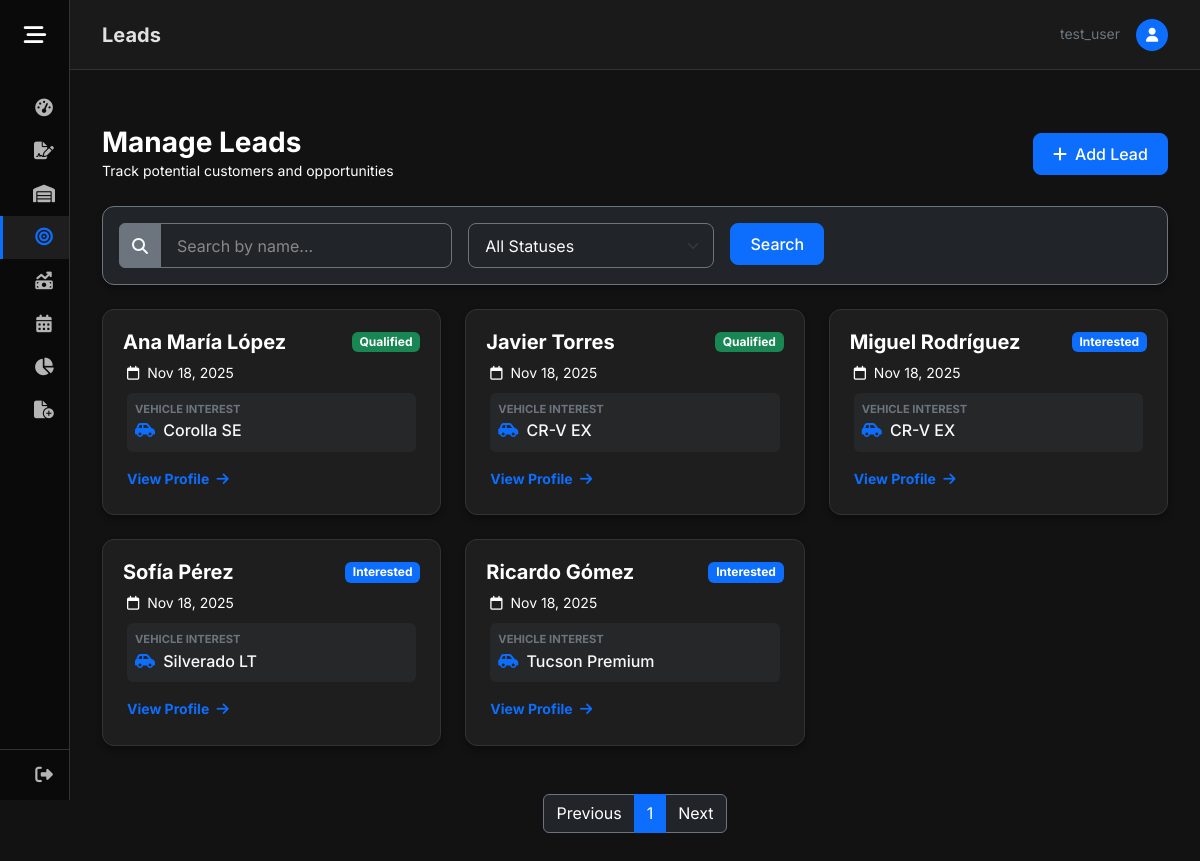
The page /leads (signed in) on the database as committed earlier.
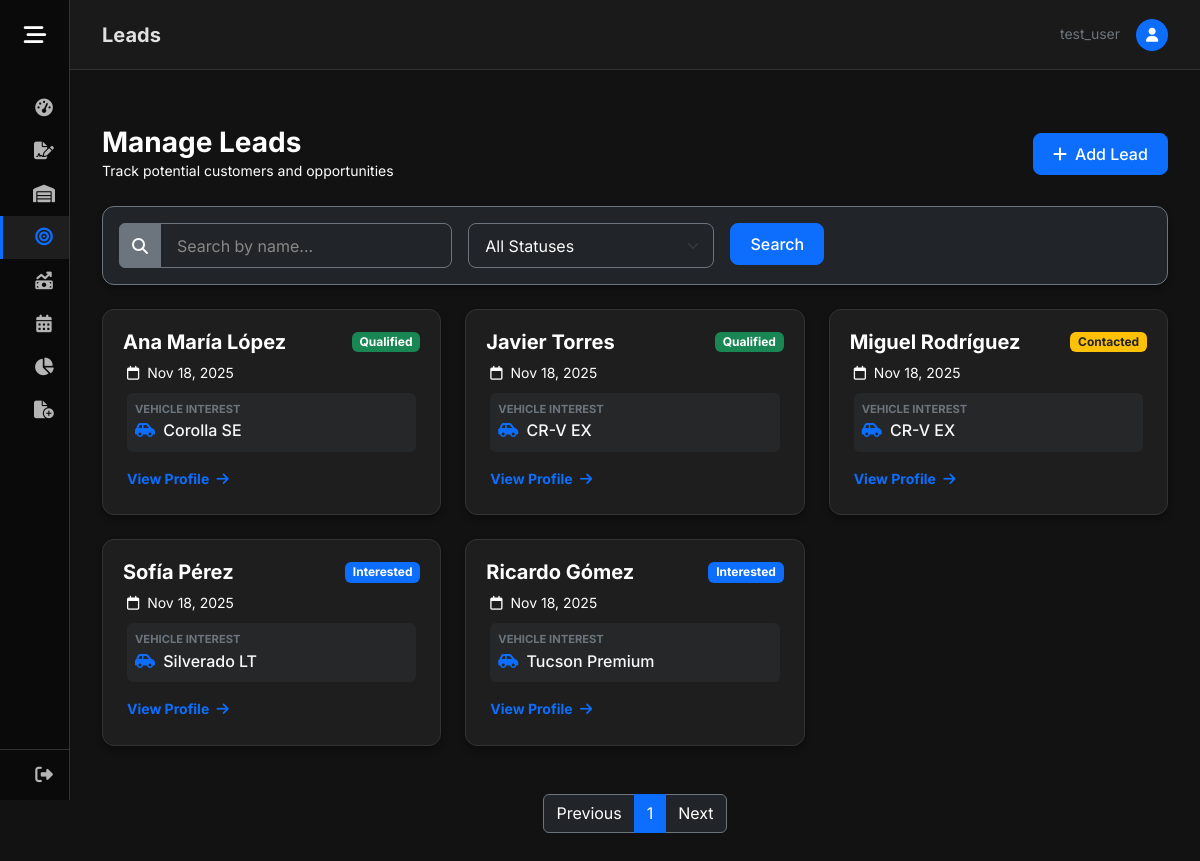
The same page on the database as committed later.
### GDMFX/models.py (models this page shows, shortened)
class Leads(models.Model):
    name = models.CharField(max_length=150)
    interested = models.ForeignKey(Vehicles, on_delete=models.SET_NULL, null=True, blank=True)
    source = models.CharField(max_length=150)
    LEAD_STATUS_CHOICES = [
        ('Interested', 'Interested'),
        ('Contacted', 'Contacted'),
        ('Qualified', 'Qualified'),
    ]
    status = models.CharField(max_length=20, choices=LEAD_STATUS_CHOICES, default='Interested')
    user = models.ForeignKey(User, on_delete=models.SET_NULL, null=True, blank=True)
    contact_date = models.DateTimeField(null=True, blank=True)
    bullet = models.DecimalField(max_digits=12, decimal_places=2, null=True, blank=True)

class Vehicles(models.Model):
    vin = models.CharField(max_length=17, unique=True)
    brand = models.CharField(max_length=50)
    model = models.CharField(max_length=50)
    CONDITION_CHOICES = [
        ('Used', 'Used'),
        ('New', 'New'),
    ]
    condition = models.CharField(max_length=10, choices=CONDITION_CHOICES)
    km = models.IntegerField(default=0)
    color = models.CharField(max_length=50)
    price_adquisition = models.DecimalField(max_digits=12, decimal_places=2, null=True, blank=True)
    selling_price = models.DecimalField(max_digits=12, decimal_places=2, null=True, blank=True)
    integration_date = models.DateField(null=True, blank=True)
    STATUS_CHOICES = [
        ('Available', 'Available'),
        ('Sold', 'Sold'),
    ]
    status = models.CharField(max_length=10, choices=STATUS_CHOICES)
    user = models.ForeignKey(User, on_delete=models.CASCADE)

### GDMFX/views.py (the view)
# urls.py: path('leads', views.leads, name='leads'),
@login_required
def leads(request):
    if request.method == 'POST':
        search = request.POST['search']
        status = request.POST['status']
        leads = Leads.objects.filter(user=request.user, name__contains=search, status=status)
        if status == 'All Statuses':
            leads = Leads.objects.filter(user=request.user, name__contains=search)
        if search == '':
            leads = Leads.objects.filter(user=request.user, status=status)
        if search == '' and status == 'All Statuses':
            leads = Leads.objects.filter(user=request.user)
        paginator = Paginator(leads, ITEMS_PER_PAGE)
        page_number = request.GET.get('page')
        page_obj = paginator.get_page(page_number)
        return render(request, 'leads.html', {'leads': page_obj})
    else:
        leads = Leads.objects.filter(user=request.user)
        paginator = Paginator(leads, ITEMS_PER_PAGE)
        page_number = request.GET.get('page')
        page_obj = paginator.get_page(page_number)
        return render(request, 'leads.html', {'leads': page_obj})

### GDMFX/templates/leads.html (shortened to what the changed rows need)
{% extends 'base.html' %}
{% load static %}
{% block page_title %}Leads{% endblock %}
{% block content %}
<div class="row mb-4 align-items-center">
    <div class="col-md-6">
        <h1 class="h3 mb-0 text-white fw-bold">Manage Leads</h1>
    </div>
</div>
<div class="row row-cols-1 row-cols-md-2 row-cols-lg-3 g-4">
    {% for lead in leads.object_list %}
    <div class="col">
        <a href="{% url 'show_lead' lead.id %}" class="text-decoration-none">
            <div class="card card-premium h-100 card-hover">
                <div class="card-header d-flex justify-content-between align-items-center border-bottom-0 pb-0">
                    <div>
                        <h5 class="card-title text-white fw-bold mb-0">{{ lead.name }}</h5>
                    </div>
                    {% if lead.status == 'Qualified' %}
                    <span class="badge bg-success">{{ lead.get_status_display }}</span>
                    {% elif lead.status == 'Contacted' %}
                    <span class="badge bg-warning text-dark">{{ lead.get_status_display }}</span>
                    {% elif lead.status == 'Interested' %}
                    <span class="badge bg-primary">{{ lead.get_status_display }}</span>
                    {% else %}
                    <span class="badge bg-secondary">{{ lead.get_status_display }}</span>
                    {% endif %}
                </div>
                <div class="card-body pt-2">
                    <p class="text-white small mb-2">
                        <i class="fa-regular fa-calendar me-1"></i> {{ lead.contact_date|date:"M d, Y" }}
                    </p>
                    <div class="p-2 rounded bg-secondary bg-opacity-10 mb-3">
                        <small class="d-block text-secondary text-uppercase fw-bold" style="font-size: 0.7rem;">Vehicle
                            Interest</small>
                        <span class="text-light fw-medium">
                            {% if lead.interested %}
                            <i class="fa-solid fa-car-side me-1 text-primary"></i> {{ lead.interested.model }}
                            {% else %}
                            <span class="text-white fst-italic">General Inquiry</span>
                            {% endif %}
                        </span>
                    </div>
                    <div class="d-flex justify-content-between align-items-center mt-3">
                        <span class="text-primary small fw-bold">View Profile <i
                                class="fa-solid fa-arrow-right ms-1"></i></span>
                    </div>
                </div>
            </div>
        </a>
    </div>
    {% endfor %}
</div>
{% endblock %}

Rows that differ between the two databases and show on the page:
changed Leads "Miguel Rodríguez": status "Interested" → "Contacted"
